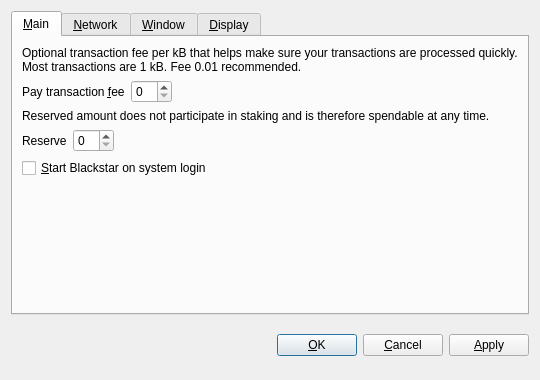
<?xml version="1.0" encoding="UTF-8"?>
<ui version="4.0">
 <class>OptionsDialog</class>
 <widget class="QDialog" name="OptionsDialog">
  <property name="geometry">
   <rect>
    <x>0</x>
    <y>0</y>
    <width>540</width>
    <height>380</height>
   </rect>
  </property>
  <property name="windowTitle">
   <string>Options</string>
  </property>
  <property name="modal">
   <bool>true</bool>
  </property>
  <layout class="QVBoxLayout" name="verticalLayout">
   <item>
    <widget class="QTabWidget" name="tabWidget">
     <property name="tabPosition">
      <enum>QTabWidget::North</enum>
     </property>
     <property name="currentIndex">
      <number>0</number>
     </property>
     <widget class="QWidget" name="tabMain">
      <attribute name="title">
       <string>&amp;Main</string>
      </attribute>
      <layout class="QVBoxLayout" name="verticalLayout_Main">
       <item>
        <widget class="QLabel" name="transactionFeeInfoLabel">
         <property name="text">
          <string>Optional transaction fee per kB that helps make sure your transactions are processed quickly. Most transactions are 1 kB. Fee 0.01 recommended.</string>
         </property>
         <property name="textFormat">
          <enum>Qt::PlainText</enum>
         </property>
         <property name="wordWrap">
          <bool>true</bool>
         </property>
        </widget>
       </item>
       <item>
        <layout class="QHBoxLayout" name="horizontalLayoutFee">
         <item>
          <widget class="QLabel" name="transactionFeeLabel">
           <property name="text">
            <string>Pay transaction &amp;fee</string>
           </property>
           <property name="textFormat">
            <enum>Qt::PlainText</enum>
           </property>
           <property name="buddy">
            <cstring>transactionFee</cstring>
           </property>
          </widget>
         </item>
         <item>
          <widget class="BitcoinAmountField" name="transactionFee"/>
         </item>
         <item>
          <spacer name="horizontalSpacerFee">
           <property name="orientation">
            <enum>Qt::Horizontal</enum>
           </property>
           <property name="sizeHint" stdset="0">
            <size>
             <width>40</width>
             <height>20</height>
            </size>
           </property>
          </spacer>
         </item>
        </layout>
       </item>
       <item>
        <widget class="QLabel" name="reserveBalanceInfoLabel">
         <property name="text">
          <string>Reserved amount does not participate in staking and is therefore spendable at any time.</string>
         </property>
         <property name="textFormat">
          <enum>Qt::PlainText</enum>
         </property>
         <property name="wordWrap">
          <bool>true</bool>
         </property>
        </widget>
       </item>
       <item>
        <layout class="QHBoxLayout" name="horizontalLayoutReserveBalance">
         <item>
          <widget class="QLabel" name="reserveBalanceLabel">
           <property name="text">
            <string>Reserve</string>
           </property>
           <property name="textFormat">
            <enum>Qt::PlainText</enum>
           </property>
           <property name="buddy">
            <cstring>reserveBalance</cstring>
           </property>
          </widget>
         </item>
         <item>
          <widget class="BitcoinAmountField" name="reserveBalance"/>
         </item>
         <item>
          <spacer name="horizontalSpacerReserveBalance">
           <property name="orientation">
            <enum>Qt::Horizontal</enum>
           </property>
           <property name="sizeHint" stdset="0">
            <size>
             <width>40</width>
             <height>20</height>
            </size>
           </property>
          </spacer>
         </item>
        </layout>
       </item>
       <item>
        <widget class="QCheckBox" name="bitcoinAtStartup">
         <property name="toolTip">
          <string>Automatically start Blackstar after logging in to the system.</string>
         </property>
         <property name="text">
          <string>&amp;Start Blackstar on system login</string>
         </property>
        </widget>
       </item>
       <item>
        <spacer name="verticalSpacer_Main">
         <property name="orientation">
          <enum>Qt::Vertical</enum>
         </property>
         <property name="sizeHint" stdset="0">
          <size>
           <width>20</width>
           <height>40</height>
          </size>
         </property>
        </spacer>
       </item>
      </layout>
     </widget>
     <widget class="QWidget" name="tabNetwork">
      <attribute name="title">
       <string>&amp;Network</string>
      </attribute>
      <layout class="QVBoxLayout" name="verticalLayout_Network">
       <item>
        <widget class="QCheckBox" name="mapPortUpnp">
         <property name="toolTip">
          <string>Automatically open the Blackstar client port on the router. This only works when your router supports UPnP and it is enabled.</string>
         </property>
         <property name="text">
          <string>Map port using &amp;UPnP</string>
         </property>
        </widget>
       </item>
       <item>
        <widget class="QCheckBox" name="connectSocks">
         <property name="toolTip">
          <string>Connect to the Blackstar network through a SOCKS5 proxy (e.g. when connecting through Tor).</string>
         </property>
         <property name="text">
          <string>&amp;Connect through SOCKS5 proxy:</string>
         </property>
        </widget>
       </item>
       <item>
        <layout class="QHBoxLayout" name="horizontalLayout_Network">
         <item>
          <widget class="QLabel" name="proxyIpLabel">
           <property name="text">
            <string>Proxy &amp;IP:</string>
           </property>
           <property name="textFormat">
            <enum>Qt::PlainText</enum>
           </property>
           <property name="buddy">
            <cstring>proxyIp</cstring>
           </property>
          </widget>
         </item>
         <item>
          <widget class="QValidatedLineEdit" name="proxyIp">
           <property name="maximumSize">
            <size>
             <width>140</width>
             <height>16777215</height>
            </size>
           </property>
           <property name="toolTip">
            <string>IP address of the proxy (e.g. 127.0.0.1)</string>
           </property>
          </widget>
         </item>
         <item>
          <widget class="QLabel" name="proxyPortLabel">
           <property name="text">
            <string>&amp;Port:</string>
           </property>
           <property name="textFormat">
            <enum>Qt::PlainText</enum>
           </property>
           <property name="buddy">
            <cstring>proxyPort</cstring>
           </property>
          </widget>
         </item>
         <item>
          <widget class="QLineEdit" name="proxyPort">
           <property name="maximumSize">
            <size>
             <width>55</width>
             <height>16777215</height>
            </size>
           </property>
           <property name="toolTip">
            <string>Port of the proxy (e.g. 9050)</string>
           </property>
          </widget>
         </item>
         <item>
          <spacer name="horizontalSpacer_Network">
           <property name="orientation">
            <enum>Qt::Horizontal</enum>
           </property>
           <property name="sizeHint" stdset="0">
            <size>
             <width>40</width>
             <height>20</height>
            </size>
           </property>
          </spacer>
         </item>
        </layout>
       </item>
       <item>
        <spacer name="verticalSpacer_Network">
         <property name="orientation">
          <enum>Qt::Vertical</enum>
         </property>
         <property name="sizeHint" stdset="0">
          <size>
           <width>20</width>
           <height>40</height>
          </size>
         </property>
        </spacer>
       </item>
      </layout>
     </widget>
     <widget class="QWidget" name="tabWindow">
      <attribute name="title">
       <string>&amp;Window</string>
      </attribute>
      <layout class="QVBoxLayout" name="verticalLayout_Window">
       <item>
        <widget class="QCheckBox" name="minimizeToTray">
         <property name="toolTip">
          <string>Show only a tray icon after minimizing the window.</string>
         </property>
         <property name="text">
          <string>&amp;Minimize to the tray instead of the taskbar</string>
         </property>
        </widget>
       </item>
       <item>
        <widget class="QCheckBox" name="minimizeOnClose">
         <property name="toolTip">
          <string>Minimize instead of exit the application when the window is closed. When this option is enabled, the application will be closed only after selecting Quit in the menu.</string>
         </property>
         <property name="text">
          <string>M&amp;inimize on close</string>
         </property>
        </widget>
       </item>
       <item>
        <spacer name="verticalSpacer_Window">
         <property name="orientation">
          <enum>Qt::Vertical</enum>
         </property>
         <property name="sizeHint" stdset="0">
          <size>
           <width>20</width>
           <height>40</height>
          </size>
         </property>
        </spacer>
       </item>
      </layout>
     </widget>
     <widget class="QWidget" name="tabDisplay">
      <attribute name="title">
       <string>&amp;Display</string>
      </attribute>
      <layout class="QVBoxLayout" name="verticalLayout_Display">
       <item>
        <layout class="QHBoxLayout" name="horizontalLayout_1_Display">
         <item>
          <widget class="QLabel" name="langLabel">
           <property name="text">
            <string>User Interface &amp;language:</string>
           </property>
           <property name="textFormat">
            <enum>Qt::PlainText</enum>
           </property>
           <property name="buddy">
            <cstring>lang</cstring>
           </property>
          </widget>
         </item>
         <item>
          <widget class="QValueComboBox" name="lang">
           <property name="toolTip">
            <string>The user interface language can be set here. This setting will take effect after restarting Blackstar.</string>
           </property>
          </widget>
         </item>
        </layout>
       </item>
       <item>
        <layout class="QHBoxLayout" name="horizontalLayout_2_Display">
         <item>
          <widget class="QLabel" name="unitLabel">
           <property name="text">
            <string>&amp;Unit to show amounts in:</string>
           </property>
           <property name="textFormat">
            <enum>Qt::PlainText</enum>
           </property>
           <property name="buddy">
            <cstring>unit</cstring>
           </property>
          </widget>
         </item>
         <item>
          <widget class="QValueComboBox" name="unit">
           <property name="toolTip">
            <string>Choose the default subdivision unit to show in the interface and when sending coins.</string>
           </property>
          </widget>
         </item>
        </layout>
       </item>
       <item>
        <widget class="QCheckBox" name="coinControlFeatures">
         <property name="toolTip">
          <string>Whether to show coin control features or not.</string>
         </property>
         <property name="text">
          <string>Display coin &amp;control features (experts only!)</string>
         </property>
        </widget>
       </item>
       <item>
        <spacer name="verticalSpacer_Display">
         <property name="orientation">
          <enum>Qt::Vertical</enum>
         </property>
         <property name="sizeHint" stdset="0">
          <size>
           <width>20</width>
           <height>40</height>
          </size>
         </property>
        </spacer>
       </item>
      </layout>
     </widget>
    </widget>
   </item>
   <item>
    <layout class="QHBoxLayout" name="horizontalLayout_Buttons">
     <item>
      <spacer name="horizontalSpacer_1">
       <property name="orientation">
        <enum>Qt::Horizontal</enum>
       </property>
       <property name="sizeHint" stdset="0">
        <size>
         <width>40</width>
         <height>48</height>
        </size>
       </property>
      </spacer>
     </item>
     <item>
      <widget class="QLabel" name="statusLabel">
       <property name="font">
        <font>
         <weight>75</weight>
         <bold>true</bold>
        </font>
       </property>
       <property name="text">
        <string/>
       </property>
       <property name="textFormat">
        <enum>Qt::PlainText</enum>
       </property>
       <property name="wordWrap">
        <bool>true</bool>
       </property>
      </widget>
     </item>
     <item>
      <spacer name="horizontalSpacer_2">
       <property name="orientation">
        <enum>Qt::Horizontal</enum>
       </property>
       <property name="sizeHint" stdset="0">
        <size>
         <width>40</width>
         <height>48</height>
        </size>
       </property>
      </spacer>
     </item>
     <item>
      <widget class="QPushButton" name="okButton">
       <property name="text">
        <string>&amp;OK</string>
       </property>
      </widget>
     </item>
     <item>
      <widget class="QPushButton" name="cancelButton">
       <property name="text">
        <string>&amp;Cancel</string>
       </property>
       <property name="autoDefault">
        <bool>false</bool>
       </property>
      </widget>
     </item>
     <item>
      <widget class="QPushButton" name="applyButton">
       <property name="text">
        <string>&amp;Apply</string>
       </property>
       <property name="autoDefault">
        <bool>false</bool>
       </property>
      </widget>
     </item>
    </layout>
   </item>
  </layout>
 </widget>
 <customwidgets>
  <customwidget>
   <class>BitcoinAmountField</class>
   <extends>QSpinBox</extends>
   <header>bitcoinamountfield.h</header>
  </customwidget>
  <customwidget>
   <class>QValueComboBox</class>
   <extends>QComboBox</extends>
   <header>qvaluecombobox.h</header>
  </customwidget>
  <customwidget>
   <class>QValidatedLineEdit</class>
   <extends>QLineEdit</extends>
   <header>qvalidatedlineedit.h</header>
  </customwidget>
 </customwidgets>
 <resources/>
 <connections/>
</ui>
